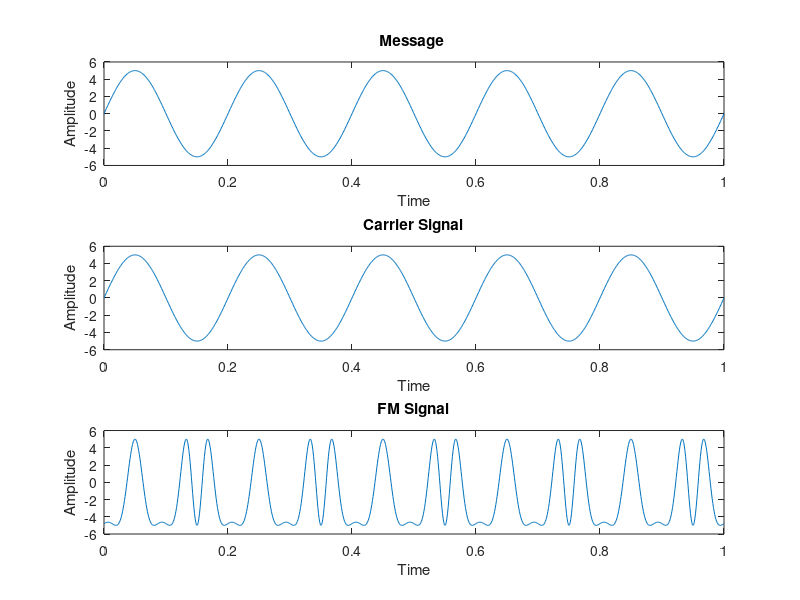

Reproduce this figure in MATLAB.
clc
clear all
close all
t = 0:0.001:1; %upto 1000 samples
vm = input('Enter Amplitude (Message) = ');
vc = input('Enter Amplitude (Carrier) = ');
fM = input('Enter Message frequency = ');
fc = input('Enter Carrier frequency = ');
m = input('Enter Modulation Index = ');
msg = vm*sin(2*pi*fM*t);
subplot(3,1,1); %plotting message signal
plot(t,msg);
xlabel('Time');
ylabel('Amplitude');
title('Message ');

carrier = vc*sin(2*pi*fc*t);
subplot(3,1,2); %plotting carrier signal
plot(t,carrier);
xlabel('Time');
ylabel('Amplitude');
title('Carrier Signal');

y = vc*sin(2*pi*fc*t+m.*cos(2*pi*fM*t));

subplot(3,1,3); %plotting FM (Frequency Modulated) signal
plot(t,y); 
xlabel('Time');
ylabel('Amplitude');
title('FM Signal');
